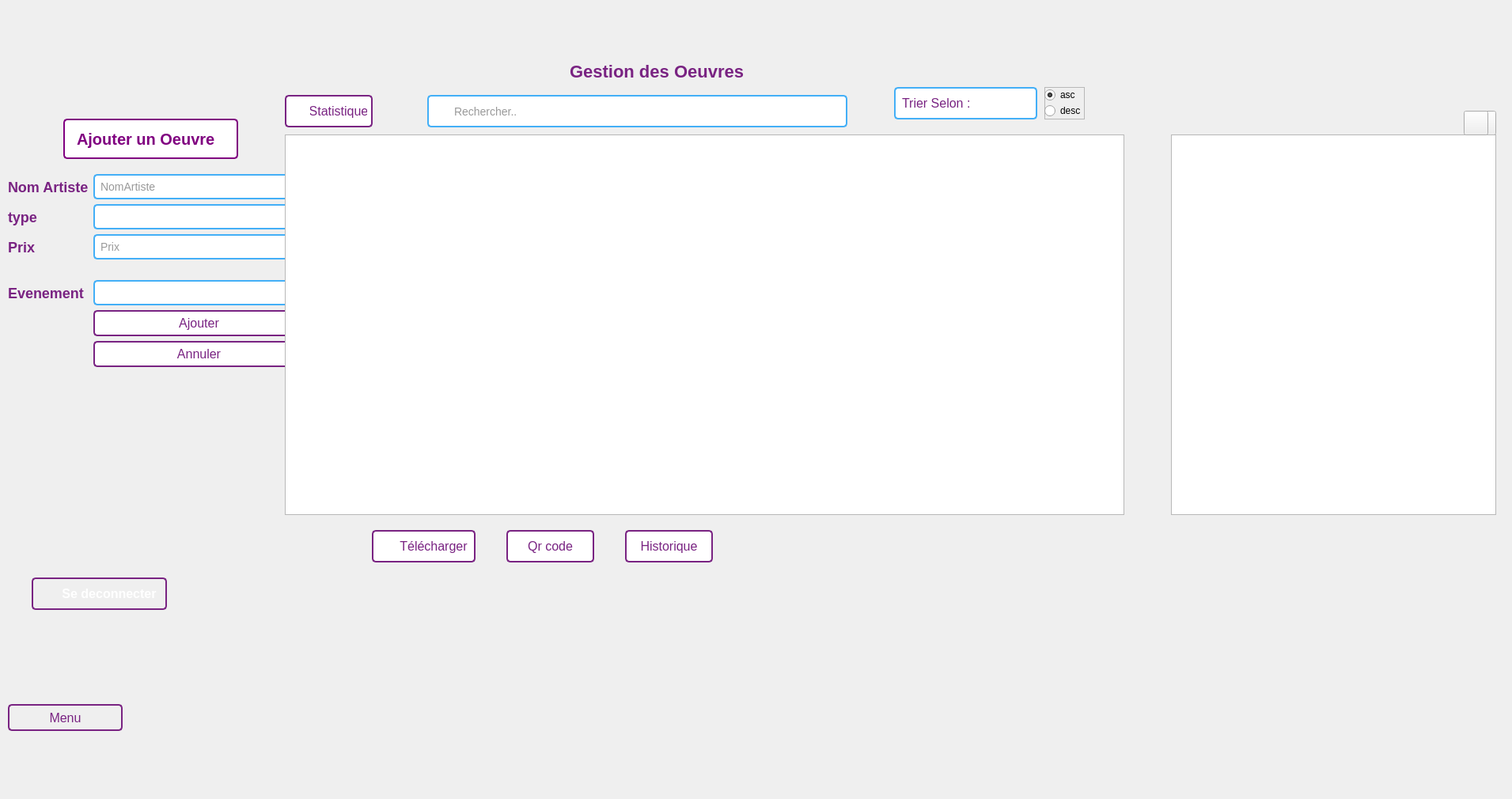
<?xml version="1.0" encoding="UTF-8"?>
<ui version="4.0">
 <class>gestion_oeuvre</class>
 <widget class="QDialog" name="gestion_oeuvre">
  <property name="geometry">
   <rect>
    <x>0</x>
    <y>0</y>
    <width>1911</width>
    <height>1010</height>
   </rect>
  </property>
  <property name="windowTitle">
   <string>Dialog</string>
  </property>
  <widget class="QPushButton" name="qrcode">
   <property name="geometry">
    <rect>
     <x>640</x>
     <y>670</y>
     <width>111</width>
     <height>41</height>
    </rect>
   </property>
   <property name="styleSheet">
    <string notr="true">QPushButton {
    padding: 5px;
    font-size: 16px;
    text-align: center;
    text-decoration: none;
    border: 2px solid #792382;
    background-color: white; /* Fond blanc */
    color: #792382; /* Écriture en violet */
    border-radius: 5px;
}

QPushButton:hover {
    background-color: #43aff7;
}
</string>
   </property>
   <property name="text">
    <string>Qr code</string>
   </property>
  </widget>
  <widget class="QPushButton" name="logout">
   <property name="geometry">
    <rect>
     <x>40</x>
     <y>730</y>
     <width>171</width>
     <height>41</height>
    </rect>
   </property>
   <property name="styleSheet">
    <string notr="true">QPushButton {
    padding: 5px;
    font-size: 16px;
    text-align: center;
    text-decoration: none;
    border: 2px solid #792382;
    color: white;
    border-radius: 5px;
    background-image: url(&quot;images/log-out.svg&quot;);
    background-repeat: no-repeat;
    background-position: left center;
    padding-left: 30px;
    font-weight: bold; /* Texte en gras */
}

QPushButton:hover {
    background-color: #43aff7;
}
</string>
   </property>
   <property name="text">
    <string>Se deconnecter</string>
   </property>
  </widget>
  <widget class="QFrame" name="frame">
   <property name="geometry">
    <rect>
     <x>1320</x>
     <y>110</y>
     <width>51</width>
     <height>41</height>
    </rect>
   </property>
   <property name="frameShape">
    <enum>QFrame::StyledPanel</enum>
   </property>
   <property name="frameShadow">
    <enum>QFrame::Raised</enum>
   </property>
   <widget class="QRadioButton" name="asc">
    <property name="geometry">
     <rect>
      <x>0</x>
      <y>0</y>
      <width>97</width>
      <height>20</height>
     </rect>
    </property>
    <property name="text">
     <string>asc</string>
    </property>
    <property name="checked">
     <bool>true</bool>
    </property>
   </widget>
   <widget class="QRadioButton" name="desc">
    <property name="geometry">
     <rect>
      <x>0</x>
      <y>20</y>
      <width>97</width>
      <height>20</height>
     </rect>
    </property>
    <property name="text">
     <string>desc</string>
    </property>
   </widget>
  </widget>
  <widget class="QWidget" name="formLayoutWidget_2">
   <property name="geometry">
    <rect>
     <x>10</x>
     <y>220</y>
     <width>375</width>
     <height>327</height>
    </rect>
   </property>
   <layout class="QFormLayout" name="formLayout_2">
    <item row="1" column="0">
     <widget class="QLabel" name="label_10">
      <property name="styleSheet">
       <string notr="true">QLabel {
    font-size: 18px;
    color: #792382; /* Couleur du texte */
    font-weight: bold; /* Gras */
    /* Ajoutez d'autres styles selon vos besoins */
}
</string>
      </property>
      <property name="text">
       <string>Nom Artiste</string>
      </property>
     </widget>
    </item>
    <item row="1" column="1">
     <widget class="QLineEdit" name="nom">
      <property name="styleSheet">
       <string notr="true">QLineEdit {
    padding: 5px;
    border: 2px solid #43aff7;
    border-radius: 5px;
    font-size: 14px;
    color: #333;
}

QLineEdit:focus {
    border-color: #2ecc71; /* Couleur de la bordure lorsqu'il est activé */
}
</string>
      </property>
      <property name="placeholderText">
       <string>NomArtiste</string>
      </property>
     </widget>
    </item>
    <item row="3" column="0">
     <widget class="QLabel" name="label_11">
      <property name="styleSheet">
       <string notr="true">QLabel {
    font-size: 18px;
    color: #792382; /* Couleur du texte */
    font-weight: bold; /* Gras */
    /* Ajoutez d'autres styles selon vos besoins */
}
</string>
      </property>
      <property name="text">
       <string>type</string>
      </property>
     </widget>
    </item>
    <item row="3" column="1">
     <widget class="QComboBox" name="type">
      <property name="styleSheet">
       <string notr="true">    padding: 5px;
    border: 2px solid #43aff7;
    border-radius: 5px;
    font-size: 14px;
    color: #333;</string>
      </property>
      <item>
       <property name="text">
        <string/>
       </property>
      </item>
      <item>
       <property name="text">
        <string>Peinture a l'huile</string>
       </property>
      </item>
      <item>
       <property name="text">
        <string>Peinture a l'eau</string>
       </property>
      </item>
      <item>
       <property name="text">
        <string>Photographe</string>
       </property>
      </item>
     </widget>
    </item>
    <item row="5" column="0">
     <widget class="QLabel" name="label_12">
      <property name="styleSheet">
       <string notr="true">QLabel {
    font-size: 18px;
    color: #792382; /* Couleur du texte */
    font-weight: bold; /* Gras */
    /* Ajoutez d'autres styles selon vos besoins */
}
</string>
      </property>
      <property name="text">
       <string>Prix</string>
      </property>
     </widget>
    </item>
    <item row="5" column="1">
     <widget class="QLineEdit" name="prix">
      <property name="styleSheet">
       <string notr="true">QLineEdit {
    padding: 5px;
    border: 2px solid #43aff7;
    border-radius: 5px;
    font-size: 14px;
    color: #333;
}

QLineEdit:focus {
    border-color: #2ecc71; /* Couleur de la bordure lorsqu'il est activé */
}
</string>
      </property>
      <property name="placeholderText">
       <string>Prix</string>
      </property>
     </widget>
    </item>
    <item row="6" column="1">
     <widget class="QLabel" name="label_18">
      <property name="text">
       <string/>
      </property>
      <property name="pixmap">
       <pixmap>C:/Users/AppData/Local/Temp/b6651d8d-1e9f-45ec-8183-973f3ea7bf13_interface à bechir.zip.f13/PROJET C++/back.jpg</pixmap>
      </property>
     </widget>
    </item>
    <item row="7" column="0">
     <widget class="QLabel" name="label_16">
      <property name="styleSheet">
       <string notr="true">QLabel {
    font-size: 18px;
    color: #792382; /* Couleur du texte */
    font-weight: bold; /* Gras */
    /* Ajoutez d'autres styles selon vos besoins */
}
</string>
      </property>
      <property name="text">
       <string>Evenement</string>
      </property>
     </widget>
    </item>
    <item row="7" column="1">
     <widget class="QComboBox" name="evenement">
      <property name="styleSheet">
       <string notr="true">    padding: 5px;
    border: 2px solid #43aff7;
    border-radius: 5px;
    font-size: 14px;
    color: #333;</string>
      </property>
      <item>
       <property name="text">
        <string/>
       </property>
      </item>
     </widget>
    </item>
    <item row="8" column="1">
     <widget class="QPushButton" name="ajouter">
      <property name="styleSheet">
       <string notr="true">QPushButton {
    padding: 5px;
    font-size: 16px;
    text-align: center;
    text-decoration: none;
    border: 2px solid #792382;
    background-color: white; /* Fond blanc */
    color: #792382; /* Écriture en violet */
    border-radius: 5px;
}

QPushButton:hover {
    background-color: #43aff7;
}
</string>
      </property>
      <property name="text">
       <string>Ajouter</string>
      </property>
     </widget>
    </item>
    <item row="9" column="1">
     <widget class="QPushButton" name="Annuler">
      <property name="styleSheet">
       <string notr="true">QPushButton {
    padding: 5px;
    font-size: 16px;
    text-align: center;
    text-decoration: none;
    border: 2px solid #792382;
    background-color: white; /* Fond blanc */
    color: #792382; /* Écriture en violet */
    border-radius: 5px;
}

QPushButton:hover {
    background-color: #43aff7;
}
</string>
      </property>
      <property name="text">
       <string>Annuler</string>
      </property>
     </widget>
    </item>
   </layout>
  </widget>
  <widget class="QPushButton" name="historique">
   <property name="geometry">
    <rect>
     <x>790</x>
     <y>670</y>
     <width>111</width>
     <height>41</height>
    </rect>
   </property>
   <property name="styleSheet">
    <string notr="true">QPushButton {
    padding: 5px;
    font-size: 16px;
    text-align: center;
    text-decoration: none;
    border: 2px solid #792382;
    background-color: white; /* Fond blanc */
    color: #792382; /* Écriture en violet */
    border-radius: 5px;
}

QPushButton:hover {
    background-color: #43aff7;
}
</string>
   </property>
   <property name="text">
    <string>Historique</string>
   </property>
  </widget>
  <widget class="QLabel" name="label_3">
   <property name="geometry">
    <rect>
     <x>720</x>
     <y>70</y>
     <width>271</width>
     <height>41</height>
    </rect>
   </property>
   <property name="styleSheet">
    <string notr="true">QLabel {
    font-size: 22px;
    color: #792382; /* Couleur du texte */
    font-weight: bold; /* Gras */
    /* Ajoutez d'autres styles selon vos besoins */
}
</string>
   </property>
   <property name="text">
    <string>Gestion des Oeuvres</string>
   </property>
  </widget>
  <widget class="QLabel" name="label_2">
   <property name="geometry">
    <rect>
     <x>780</x>
     <y>0</y>
     <width>121</width>
     <height>81</height>
    </rect>
   </property>
   <property name="styleSheet">
    <string notr="true">
    background-image: url(&quot;images/logo.png&quot;);</string>
   </property>
   <property name="text">
    <string/>
   </property>
   <property name="pixmap">
    <pixmap>C:/Users/bechi/Documents/interface à bechir/interface ├á bechir/images/logo.png</pixmap>
   </property>
  </widget>
  <widget class="QLabel" name="label_20">
   <property name="geometry">
    <rect>
     <x>1120</x>
     <y>460</y>
     <width>61</width>
     <height>31</height>
    </rect>
   </property>
   <property name="text">
    <string/>
   </property>
   <property name="pixmap">
    <pixmap>C:/Users/bechi/AppData/Local/Temp/Downloads/edit.svg</pixmap>
   </property>
  </widget>
  <widget class="QTextEdit" name="textEdit">
   <property name="geometry">
    <rect>
     <x>1480</x>
     <y>170</y>
     <width>411</width>
     <height>481</height>
    </rect>
   </property>
  </widget>
  <widget class="QLabel" name="label_22">
   <property name="geometry">
    <rect>
     <x>1120</x>
     <y>500</y>
     <width>61</width>
     <height>31</height>
    </rect>
   </property>
   <property name="text">
    <string/>
   </property>
   <property name="pixmap">
    <pixmap>C:/Users/bechi/AppData/Local/Temp/Downloads/edit.svg</pixmap>
   </property>
  </widget>
  <widget class="QLabel" name="label_21">
   <property name="geometry">
    <rect>
     <x>1120</x>
     <y>500</y>
     <width>61</width>
     <height>31</height>
    </rect>
   </property>
   <property name="text">
    <string/>
   </property>
   <property name="pixmap">
    <pixmap>C:/Users/bechi/AppData/Local/Temp/Downloads/edit.svg</pixmap>
   </property>
  </widget>
  <widget class="QPushButton" name="downloadPDF">
   <property name="geometry">
    <rect>
     <x>470</x>
     <y>670</y>
     <width>131</width>
     <height>41</height>
    </rect>
   </property>
   <property name="styleSheet">
    <string notr="true">QPushButton {
    padding: 5px;
    font-size: 16px;
    text-align: center;
    border: 2px solid #792382;
    color: #792382;
    border-radius: 5px;
    background-image: url(&quot;images/download.svg&quot;);
    background-repeat: no-repeat;
    background-position: left center;
    padding-left: 30px; /* Ajustez ceci selon la taille de votre image */
    background-color: #ffffff; /* Arrière-plan blanc */
}

QPushButton:hover {
    background-color: #43aff7; /* Arrière-plan bleu au survol */
    color: #ffff; /* Texte en blanc au survol */
}</string>
   </property>
   <property name="text">
    <string>Télécharger</string>
   </property>
  </widget>
  <widget class="QLabel" name="label_5">
   <property name="geometry">
    <rect>
     <x>710</x>
     <y>330</y>
     <width>61</width>
     <height>41</height>
    </rect>
   </property>
   <property name="text">
    <string/>
   </property>
   <property name="pixmap">
    <pixmap>C:/Users/bechi/AppData/Local/Temp/Downloads/search (1).svg</pixmap>
   </property>
  </widget>
  <widget class="QLabel" name="label_23">
   <property name="geometry">
    <rect>
     <x>710</x>
     <y>330</y>
     <width>61</width>
     <height>41</height>
    </rect>
   </property>
   <property name="text">
    <string/>
   </property>
   <property name="pixmap">
    <pixmap>C:/Users/bechi/AppData/Local/Temp/Downloads/search (1).svg</pixmap>
   </property>
  </widget>
  <widget class="QLineEdit" name="search">
   <property name="geometry">
    <rect>
     <x>540</x>
     <y>120</y>
     <width>531</width>
     <height>41</height>
    </rect>
   </property>
   <property name="styleSheet">
    <string notr="true">QLineEdit {
    padding: 5px;
    border: 2px solid #43aff7;
    border-radius: 5px;
    font-size: 14px;
    color: #333;
    padding-left: 30px; /* Ajustez ceci selon la taille de votre image */
    background-image: url(&quot;images/search.svg&quot;);
    background-repeat: no-repeat;
    background-position: left center;
}

QLineEdit::placeholder {
    color: #666; /* Couleur du texte de repère */
}

QLineEdit:focus {
    border-color: #2ecc71; /* Couleur de la bordure lorsqu'il est activé */
}
</string>
   </property>
   <property name="placeholderText">
    <string>Rechercher..</string>
   </property>
  </widget>
  <widget class="QTableWidget" name="tableW">
   <property name="geometry">
    <rect>
     <x>360</x>
     <y>170</y>
     <width>1061</width>
     <height>481</height>
    </rect>
   </property>
  </widget>
  <widget class="QLabel" name="label">
   <property name="geometry">
    <rect>
     <x>-30</x>
     <y>0</y>
     <width>2631</width>
     <height>1041</height>
    </rect>
   </property>
   <property name="styleSheet">
    <string notr="true">background-image: url(&quot;images/back.jpg&quot;);</string>
   </property>
   <property name="text">
    <string/>
   </property>
  </widget>
  <widget class="QComboBox" name="triCombo">
   <property name="geometry">
    <rect>
     <x>1130</x>
     <y>110</y>
     <width>181</width>
     <height>41</height>
    </rect>
   </property>
   <property name="styleSheet">
    <string notr="true">/* Style de base du QComboBox */
QComboBox {
    padding: 8px;
    font-size: 16px;
    border: 2px solid #43aff7; /* Couleur de la bordure en bleu */
    border-radius: 5px;
    background-color: #fff;
    color: #792382; /* Couleur du texte en violet */
    background-image: url(&quot;C:/Users/user/Documents/interface à bechir/images/chevron-down.svg&quot;);
    background-repeat: no-repeat;
    background-position: right center; /* Position de l'image à droite et centrée verticalement */
    padding-right: 25px; /* Ajustement de la taille pour laisser de l'espace à l'image */
}

/* Style de la flèche du QComboBox */
QComboBox::drop-down {
    border: none;
    width: 20px;
    background-color: transparent;
}

/* Style de la flèche au survol */
QComboBox::drop-down:hover {
    background-color: #f0f0f0; /* Couleur de fond au survol en gris clair */
}

/* Style du QComboBox au survol */
QComboBox:hover {
    background-color: #f0f0f0; /* Couleur de fond au survol en gris clair */
}
</string>
   </property>
   <item>
    <property name="text">
     <string>Trier Selon :</string>
    </property>
   </item>
   <item>
    <property name="text">
     <string>Prix</string>
    </property>
   </item>
   <item>
    <property name="text">
     <string>Nom</string>
    </property>
   </item>
   <item>
    <property name="text">
     <string>Etat</string>
    </property>
   </item>
  </widget>
  <widget class="QPushButton" name="stat">
   <property name="geometry">
    <rect>
     <x>360</x>
     <y>120</y>
     <width>111</width>
     <height>41</height>
    </rect>
   </property>
   <property name="styleSheet">
    <string notr="true">QPushButton {
    padding: 5px;
    font-size: 16px;
    text-align: center;
    border: 2px solid #792382;
    color: #792382; /* Changement de couleur du texte en violet */
    border-radius: 5px;
    background-image: url(&quot;images/bar-chart.svg&quot;);
    background-repeat: no-repeat;
    background-position: left center;
    padding-left: 30px; /* Ajustez ceci selon la taille de votre image */
    background-color: #fff; /* Changement de couleur de fond en blanc */
}

QPushButton:hover {
    background-color: #43aff7; /* Changement de couleur de fond au survol */
    color: #792382; /* Garder la couleur du texte en violet */
}

</string>
   </property>
   <property name="text">
    <string>Statistique</string>
   </property>
  </widget>
  <widget class="QWidget" name="widget" native="true">
   <property name="geometry">
    <rect>
     <x>340</x>
     <y>160</y>
     <width>1551</width>
     <height>521</height>
    </rect>
   </property>
  </widget>
  <widget class="QPushButton" name="statOFF">
   <property name="geometry">
    <rect>
     <x>1850</x>
     <y>140</y>
     <width>31</width>
     <height>31</height>
    </rect>
   </property>
   <property name="styleSheet">
    <string notr="true"> background-image: url(&quot;images/x.svg&quot;);</string>
   </property>
   <property name="text">
    <string/>
   </property>
  </widget>
  <widget class="QPushButton" name="refresh">
   <property name="geometry">
    <rect>
     <x>1370</x>
     <y>180</y>
     <width>41</width>
     <height>41</height>
    </rect>
   </property>
   <property name="styleSheet">
    <string notr="true">QPushButton {
    padding: 5px;
    font-size: 16px;
    text-align: center;
    text-decoration: none;
    color: #792382; /* Couleur du texte */
    border-radius: 5px;
    background-color: #ffffff; /* Arrière-plan blanc */
    border: none; 
    background-image: url(&quot;images/refresh-ccw.svg&quot;); 
    background-repeat: no-repeat; /* Ne pas répéter l'image */
    background-position: center; /* Centrer l'image */
}

QPushButton:hover {
    background-color: #43aff7; /* Arrière-plan bleu au survol */
    color: #ffff; /* Texte en blanc au survol */
}

</string>
   </property>
   <property name="text">
    <string/>
   </property>
  </widget>
  <widget class="QPushButton" name="Menu">
   <property name="geometry">
    <rect>
     <x>10</x>
     <y>890</y>
     <width>145</width>
     <height>34</height>
    </rect>
   </property>
   <property name="styleSheet">
    <string notr="true">QPushButton {
    /*padding: 10px 20px;*/
    padding: 5px;
    font-size: 16px;
    text-align: center;
    text-decoration: none;
    border: 2px solid #792382;
    color: #792382;
    border-radius: 5px;
}

QPushButton:hover {
    background-color: #43aff7;
}


</string>
   </property>
   <property name="text">
    <string>Menu</string>
   </property>
  </widget>
  <widget class="QPushButton" name="CloseH">
   <property name="geometry">
    <rect>
     <x>1860</x>
     <y>140</y>
     <width>31</width>
     <height>31</height>
    </rect>
   </property>
   <property name="styleSheet">
    <string notr="true"> background-image: url(&quot;images/x.svg&quot;);</string>
   </property>
   <property name="text">
    <string/>
   </property>
  </widget>
  <widget class="QLabel" name="label_24">
   <property name="geometry">
    <rect>
     <x>80</x>
     <y>150</y>
     <width>221</width>
     <height>51</height>
    </rect>
   </property>
   <property name="styleSheet">
    <string notr="true">QLabel {
    color: #800080; /* Couleur du texte violette */
    font-size: 20px; /* Taille de la police */
    font-weight: bold; /* Police en gras */
    background-color: #ffffff; /* Couleur de fond */
    border: 2px solid #800080; /* Bordure violette */
    border-radius: 5px; /* Coins arrondis */
    padding: 10px; /* Marge intérieure */
}

QLabel:hover {
    background-color: #add8e6; /* Couleur de fond au survol (bleu clair) */
    border-color: #4B0082; /* Couleur de la bordure au survol */
}</string>
   </property>
   <property name="text">
    <string>Ajouter un Oeuvre</string>
   </property>
  </widget>
  <zorder>CloseH</zorder>
  <zorder>textEdit</zorder>
  <zorder>Menu</zorder>
  <zorder>statOFF</zorder>
  <zorder>widget</zorder>
  <zorder>label</zorder>
  <zorder>qrcode</zorder>
  <zorder>logout</zorder>
  <zorder>frame</zorder>
  <zorder>formLayoutWidget_2</zorder>
  <zorder>historique</zorder>
  <zorder>label_3</zorder>
  <zorder>label_20</zorder>
  <zorder>label_22</zorder>
  <zorder>label_21</zorder>
  <zorder>downloadPDF</zorder>
  <zorder>label_5</zorder>
  <zorder>label_23</zorder>
  <zorder>search</zorder>
  <zorder>tableW</zorder>
  <zorder>triCombo</zorder>
  <zorder>label_2</zorder>
  <zorder>stat</zorder>
  <zorder>refresh</zorder>
  <zorder>label_24</zorder>
 </widget>
 <resources/>
 <connections/>
</ui>
